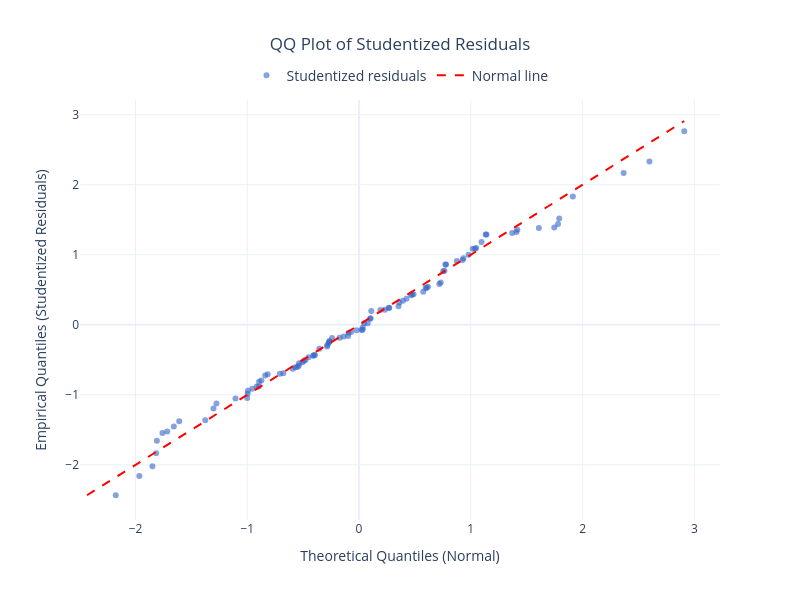

The cell this chart's notebook holds for it:
### Code cell
residuals = results['OLS']['residuals']
residuals_studentized = results['OLS']['residuals_studentized']

# --- QQ plot (Plotly) ---
qq_theoretical = np.sort(stats.norm.rvs(size=T))
qq_empirical = np.sort(residuals_studentized)

fig = go.Figure()

fig.add_trace(go.Scatter(
    x=qq_theoretical,
    y=qq_empirical,
    mode='markers',
    name='Studentized residuals',
    marker=dict(color='rgba(50,100,200,0.6)')
))

# 45° reference line
min_val = min(qq_theoretical.min(), qq_empirical.min())
max_val = max(qq_theoretical.max(), qq_empirical.max())
fig.add_trace(go.Scatter(
    x=[min_val, max_val],
    y=[min_val, max_val],
    mode='lines',
    name='Normal line',
    line=dict(color='red', dash='dash')
))

fig.update_layout(
    title=dict(text="QQ Plot of Studentized Residuals", x=0.5, xanchor='center'),
    xaxis_title="Theoretical Quantiles (Normal)",
    yaxis_title="Empirical Quantiles (Studentized Residuals)",
    width=800,
    height=600,
    template='plotly_white',
    legend=dict(
        font=dict(size=14),
        orientation='h',
        yanchor='bottom',
        y=1.02,
        xanchor='center',
        x=0.5
    )
)

fig.show()

### Figure 1 — Plotly figure (JSON) as saved in the notebook; plotly's stock layout.template omitted (floating-point values rounded to 4 significant figures)
{"data": [{"marker": {"color": "rgba(50,100,200,0.6)"}, "mode": "markers", "name": "Studentized residuals", "type": "scatter", "x": [-2.177, -1.966, -1.848, -1.815, -1.809, -1.759, -1.716, -1.657, -1.609, -1.376, -1.303, -1.276, -1.105, -1.001, -0.997, -0.9943, -0.9556, -0.9152, -0.8973, -0.8942, -0.8738, -0.8397, -0.8169, -0.7076, -0.6776, -0.593, -0.5704, -0.5514, -0.5394, -0.5366, -0.5061, -0.4927, -0.4795, -0.4515, -0.4103, -0.405, -0.3941, -0.3553, -0.2858, -0.284, -0.2704, -0.2665, -0.2643, -0.2414, -0.1737, -0.1372, -0.09778, -0.09418, -0.07104, -0.02234, 0.02249, 0.03233, 0.03389, 0.04579, 0.07756, 0.09963, 0.1028, 0.1094, 0.1911, 0.2317, 0.2665, 0.2701, 0.3529, 0.3612, 0.3925, 0.4248, 0.4658, 0.4753, 0.4875, 0.5744, 0.5967, 0.6052, 0.6164, 0.7183, 0.731, 0.7527, 0.7641, 0.7722, 0.7787, 0.8748, 0.9269, 0.9336, 0.9799, 1.017, 1.038, 1.048, 1.096, 1.132, 1.141, 1.37, 1.408, 1.416, 1.609, 1.747, 1.78, 1.791, 1.913, 2.367, 2.598, 2.91], "y": [-2.434, -2.157, -2.019, -1.833, -1.654, -1.546, -1.523, -1.452, -1.377, -1.363, -1.197, -1.124, -1.052, -1.044, -0.985, -0.9405, -0.9122, -0.8824, -0.8821, -0.8139, -0.7955, -0.7233, -0.7045, -0.7002, -0.6918, -0.6275, -0.6066, -0.6021, -0.584, -0.55, -0.536, -0.5129, -0.503, -0.4644, -0.443, -0.4333, -0.4301, -0.3429, -0.3117, -0.2899, -0.2597, -0.2378, -0.2363, -0.1876, -0.1866, -0.1687, -0.1584, -0.112, -0.1036, -0.0768, -0.0759, -0.07203, -0.04016, 0.02081, 0.02314, 0.08558, 0.09278, 0.1975, 0.2129, 0.2153, 0.2391, 0.2436, 0.2642, 0.317, 0.3434, 0.3716, 0.4212, 0.4349, 0.4356, 0.4702, 0.5242, 0.5292, 0.5446, 0.5841, 0.6024, 0.7639, 0.7704, 0.8617, 0.8617, 0.9102, 0.9264, 0.9483, 0.9982, 1.084, 1.086, 1.097, 1.181, 1.288, 1.29, 1.31, 1.326, 1.357, 1.38, 1.389, 1.439, 1.517, 1.833, 2.167, 2.331, 2.762]}, {"line": {"color": "red", "dash": "dash"}, "mode": "lines", "name": "Normal line", "type": "scatter", "x": [-2.434, 2.91], "y": [-2.434, 2.91]}], "layout": {"height": 600, "legend": {"font": {"size": 14}, "orientation": "h", "x": 0.5, "xanchor": "center", "y": 1.02, "yanchor": "bottom"}, "title": {"text": "QQ Plot of Studentized Residuals", "x": 0.5, "xanchor": "center"}, "width": 800, "xaxis": {"title": {"text": "Theoretical Quantiles (Normal)"}}, "yaxis": {"title": {"text": "Empirical Quantiles (Studentized Residuals)"}}}}
